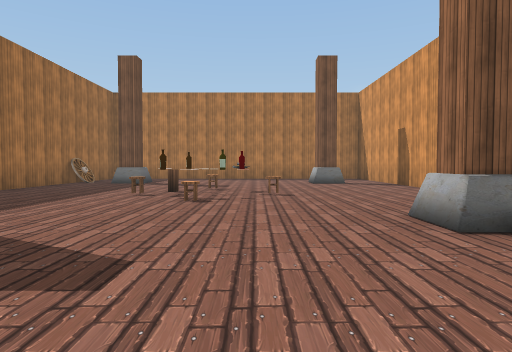
View 1 (above)

12 first-person views from a walk through a scene from a Unity 3-D project. The camera is 1.2 m above the floor, tilts 2° down and sees 75° across. The floor is counted in squares, 2 m on a side. Each view is taken from the middle of a square. On the plan, view 1 faces up. The plan holds only what a view shows up to about 10 squares ahead; the rest is blank. The player character is not drawn. Some surface patterns are stand-ins.

View 2
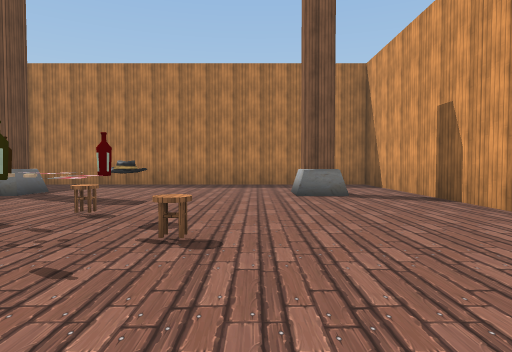

View 3
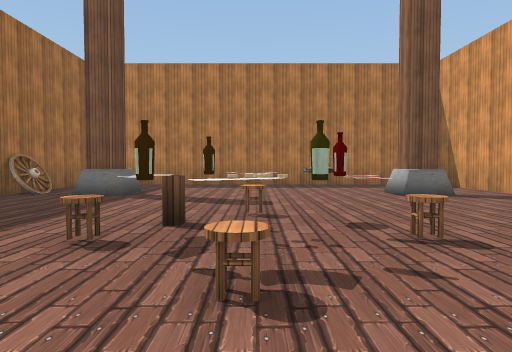

View 4
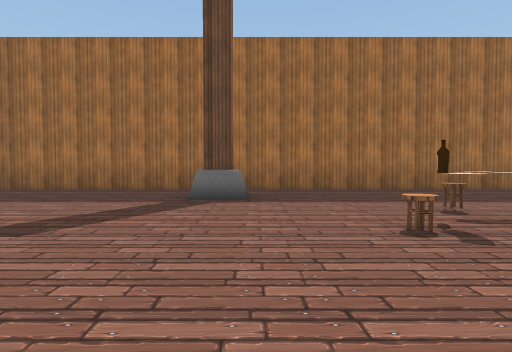

View 5
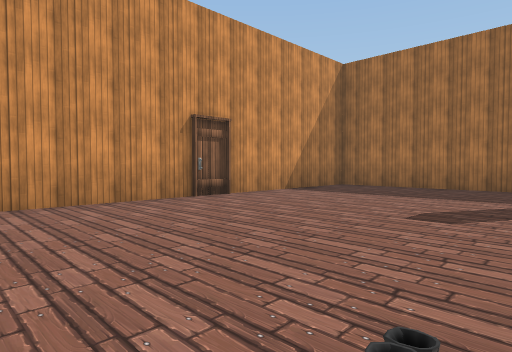

View 6
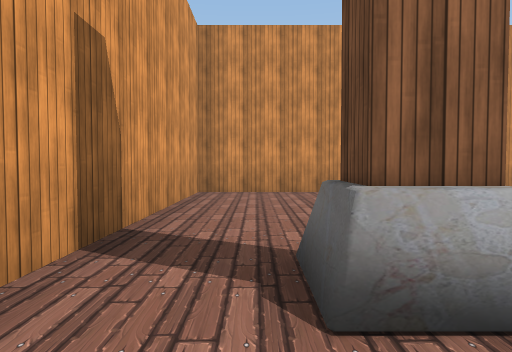

View 7
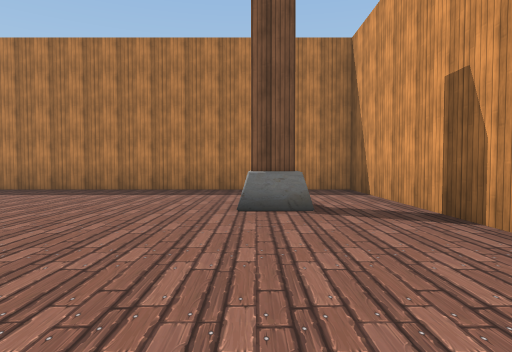

View 8
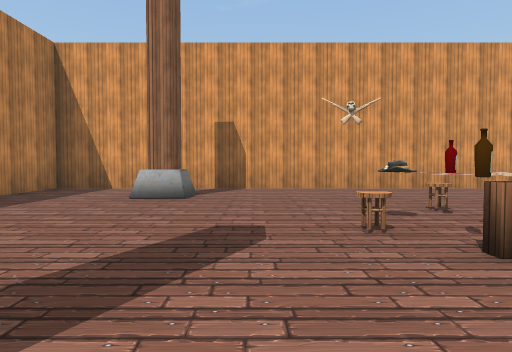

View 9
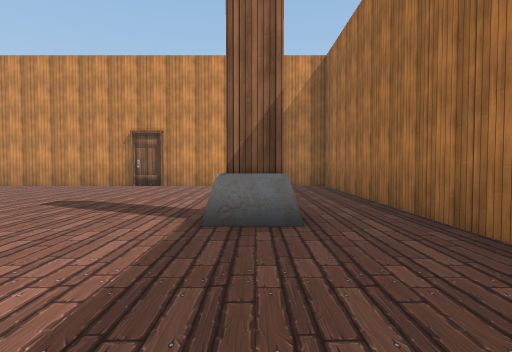

View 10
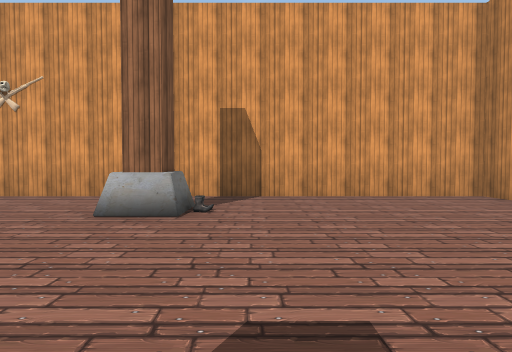

View 11
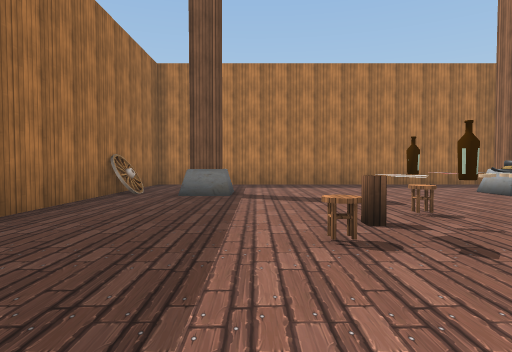

View 12
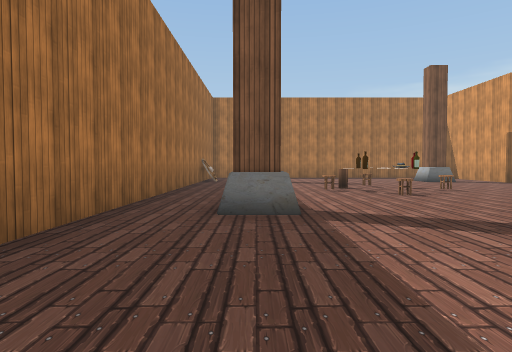

### Floor plan
Points are (right, up) in squares from view 1. A wall is a line through its corners. A room is listed if a view was taken in it or the views show most of it. See-through windows are left out.
Room 1 (views 1, 2, 3, 4, 5, 6, 7, 8, 9, 10, 11, 12)
walls: (2.5, 3.9) (2.5, 2.9); (1.9, 2.9) (1.9, 3.6) (2.6, 3.6); (2.5, 3.1) (1.9, 3.1); (-3.7, 3.1) (-4.4, 3.1); (-4.4, 3.6) (-3.7, 3.6) (-3.7, 2.9); (2.7, 10.5) (1.9, 10.5) (1.9, 11.2); (-3.7, 11.1) (-3.7, 10.5) (-4.4, 10.5); (-5.9, 10.4) (-5.9, -2.3) (4.3, -2.3) (4.3, 13.9) (-5.9, 13.9) (-5.9, 11.4)
low walls: (2.5, 2.9) (1.9, 2.9); (-3.7, 2.9) (-4.5, 2.9)
objects: stool (-3, 7); other object (-2, 7); stool (-1, 5); other object (-1, 6); bottle (-1, 7); stool (-1, 8); other object (0, 7); stool (0, 8)

Where each view was taken, in squares from view 1:
view 1: 0 up, 0 right, facing up
view 2: 4 up, 1 right, facing up
view 3: 4 up, 1 left, facing up
view 4: 4 up, 2 right, facing left
view 5: 3 up, 3 right, facing down-left
view 6: 5 up, 3 right, facing down
view 7: 6 up, 2 right, facing up
view 8: 9 up, 4 left, facing right
view 9: 7 up, 4 left, facing down
view 10: 2 up, 2 left, facing right
view 11: 4 up, 3 left, facing up
view 12: 1 down, 4 left, facing up
